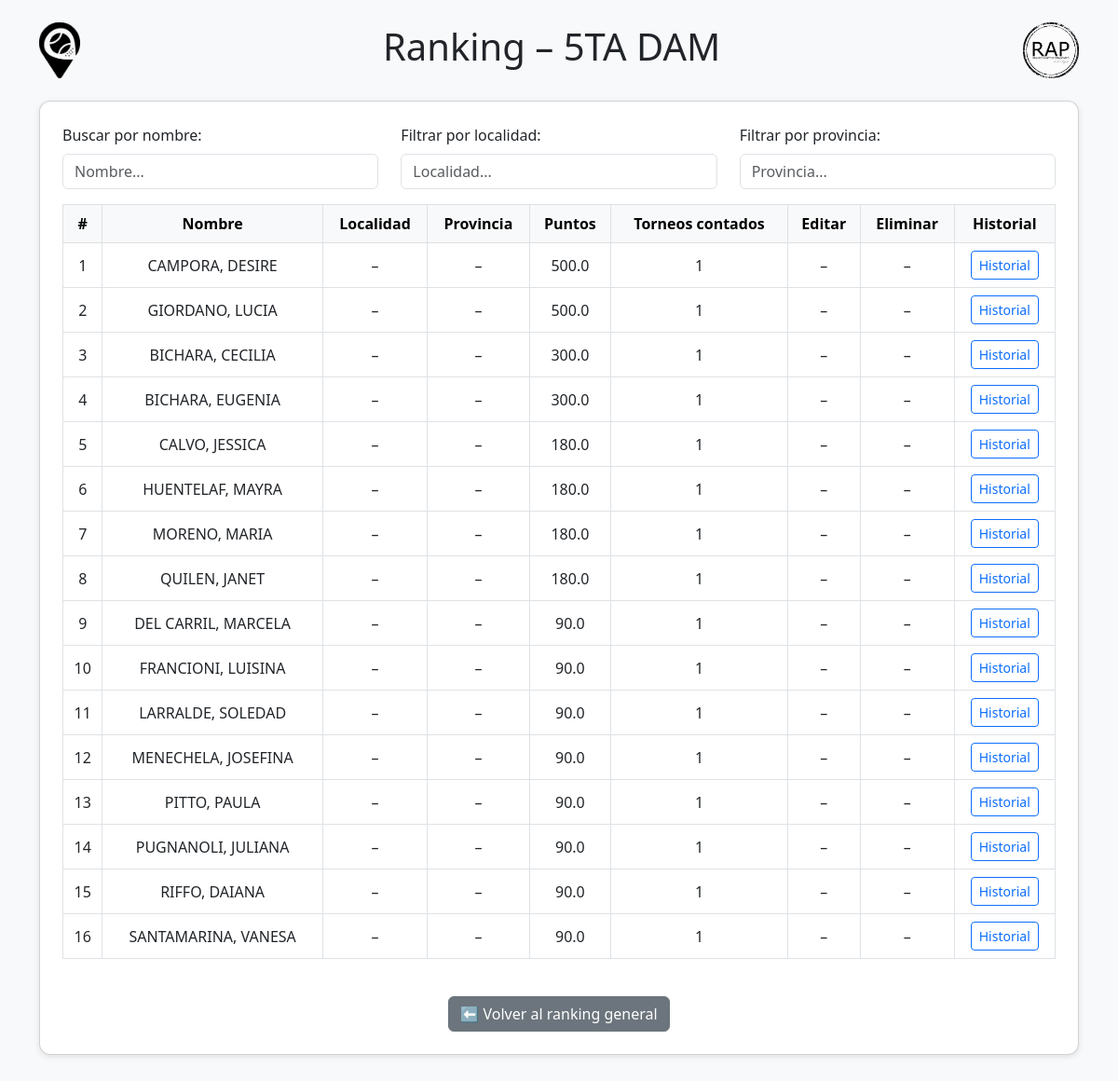
The app's page /ranking/5TA DAM, older data.
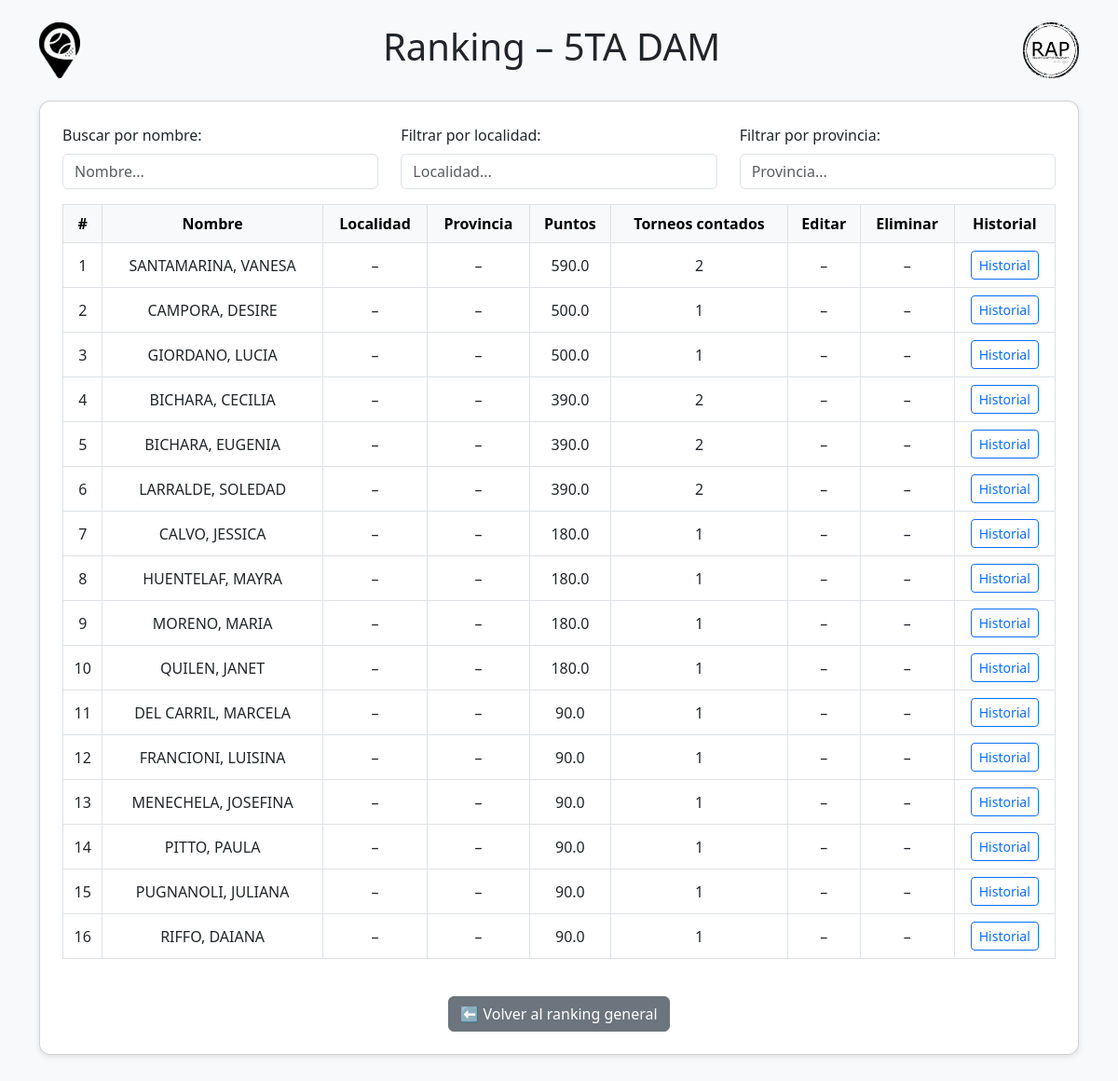
The same page, newer data.
### tables this page shows
CREATE TABLE jugadores (
            id INTEGER PRIMARY KEY AUTOINCREMENT,
            nombre TEXT UNIQUE,
            categoria TEXT,
            localidad TEXT,
            provincia TEXT,
            puntos INTEGER DEFAULT 0,
            historial TEXT
        );

### app.py (the view)
@app.route('/ranking/<categoria>')
def ranking_por_categoria(categoria):
    conn = get_db_connection()
    conn.row_factory = sqlite3.Row
    cursor = conn.cursor()
    cursor.execute("SELECT * FROM jugadores WHERE categoria = ?", (categoria,))
    rows = cursor.fetchall()
    conn.close()
    jugadores_categoria = []
    for row in rows:
        historial = json.loads(row['historial']) if row['historial'] else []
        jugadores_categoria.append({
            'nombre': row['nombre'],
            'categoria': row['categoria'],
            'localidad': row['localidad'],
            'provincia': row['provincia'],
            'puntos': row['puntos'],
            'historial': historial
        })
    ranking_base = calcular_ranking_temporada(jugadores_categoria, cantidad_maxima=6, ignorar_liga=True)
    return render_template('ranking_categoria.html', jugadores=ranking_base, categoria_actual=categoria)

### app.py (called while the page is built)
def get_db_connection():
    db_path = os.path.join(os.path.dirname(__file__), 'database.db')
    conn = sqlite3.connect(db_path)
    conn.row_factory = sqlite3.Row
    return conn

### templates/ranking_categoria.html (shortened to what this page needs)
<!DOCTYPE html>
<html lang="es">
<head>
    <link href="https://cdn.jsdelivr.net/npm/bootstrap@5.3.0/dist/css/bootstrap.min.css" rel="stylesheet">
</head>
<body class="bg-light">
<div class="container py-4">
    <div class="d-flex justify-content-between align-items-center mb-4">
        <img src="{{ url_for('static', filename='img/logo_academia.png') }}" alt="Academia Bogado" class="logo-header">
        <h1 class="text-center flex-grow-1">Ranking – {{ categoria_actual }}</h1>
        <img src="{{ url_for('static', filename='img/logo_rap.png') }}" alt="RAP Ranking" class="logo-header">
    </div>
    <div class="card card-custom p-4 bg-white">
        <div class="row mb-3">
            <div class="col-md-4">
                <label for="filtro-nombre" class="form-label">Buscar por nombre:</label>
                <input type="text" id="filtro-nombre" class="form-control" placeholder="Nombre...">
            </div>
            <div class="col-md-4">
                <label for="filtro-localidad" class="form-label">Filtrar por localidad:</label>
                <input type="text" id="filtro-localidad" class="form-control" placeholder="Localidad...">
            </div>
            <div class="col-md-4">
                <label for="filtro-provincia" class="form-label">Filtrar por provincia:</label>
                <input type="text" id="filtro-provincia" class="form-control" placeholder="Provincia...">
            </div>
        </div>
        {% if jugadores %}
        <div class="table-responsive">
            <table class="table table-bordered table-hover align-middle text-center">
                <thead class="table-light">
                    <tr>
                        <th>#</th>
                        <th>Nombre</th>
                        <th>Localidad</th>
                        <th>Provincia</th>
                        <th>Puntos</th>
                        <th>Torneos contados</th>
                        <th>Editar</th>
                        <th>Eliminar</th>
                        <th>Historial</th>
                    </tr>
                </thead>
                <tbody>
                    {% for jugador in jugadores %}
                    <tr>
                        <td>{{ loop.index }}</td>
                        <td>{{ jugador.nombre }}</td>
                        <td>{{ jugador.localidad or '–' }}</td>
                        <td>{{ jugador.provincia or '–' }}</td>
                        <td>{{ jugador.puntos }}</td>
                        <td>{{ jugador.torneos_contados }}</td>
                        {% if session.get('es_admin') %}
                        <td>
                            <a class="btn btn-warning btn-sm" href="{{ url_for('editar_jugador', nombre=jugador.nombre) }}">Editar</a>
                        </td>
                        <td>
                            <form action="{{ url_for('eliminar_jugador', nombre=jugador.nombre) }}" method="get" onsubmit="return confirm('¿Estás seguro de eliminar a {{ jugador.nombre }}?');">
                                <button class="btn btn-danger btn-sm" type="submit">Eliminar</button>
                            </form>
                        </td>
                        {% else %}
                        <td>–</td>
                        <td>–</td>
                        {% endif %}
                        <td>
                            <a class="btn btn-outline-primary btn-sm" href="{{ url_for('historial', nombre=jugador.nombre) }}">Historial</a>
                        </td>
                    </tr>
                    {% endfor %}
                </tbody>
            </table>
        </div>
        {% else %}
        <div class="alert alert-warning text-center">
            No hay jugadores registrados en esta categoría.
        </div>
        {% endif %}
        <div class="text-center mt-4">
            <a href="{{ url_for('index') }}" class="btn btn-secondary">⬅ Volver al ranking general</a>
        </div>
    </div>
</div>
</body>
</html>

Row changes from the older to the newer data that the page shows:
changed jugadores "SANTAMARINA, VANESA": puntos "90.0" → "590.0"; torneos_contados "1" → "2"; moves up the list
changed jugadores "BICHARA, CECILIA": puntos "300.0" → "390.0"; torneos_contados "1" → "2"
changed jugadores "BICHARA, EUGENIA": puntos "300.0" → "390.0"; torneos_contados "1" → "2"
changed jugadores "LARRALDE, SOLEDAD": puntos "90.0" → "390.0"; torneos_contados "1" → "2"; moves up the list
